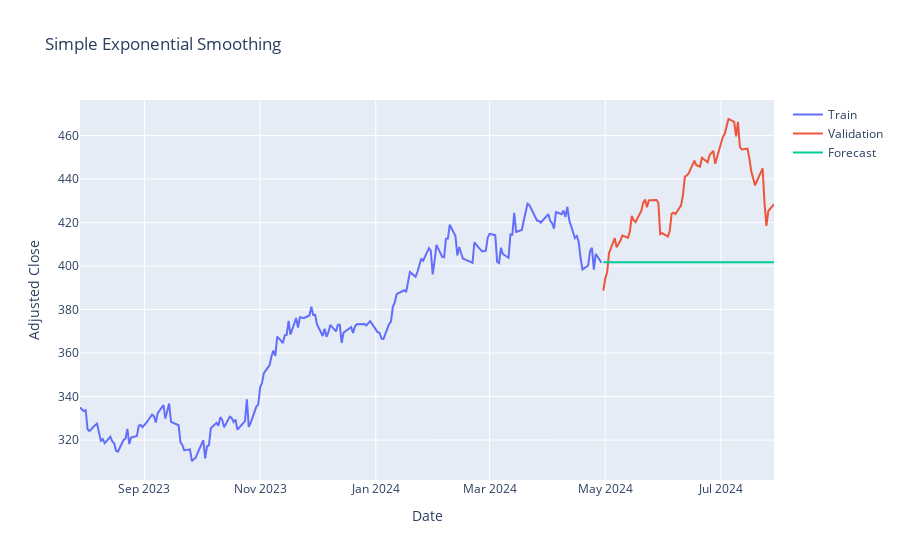

The cell this chart's notebook holds for it:
### Code cell
plt_forecast(forecasts,'Simple Exponential Smoothing')
